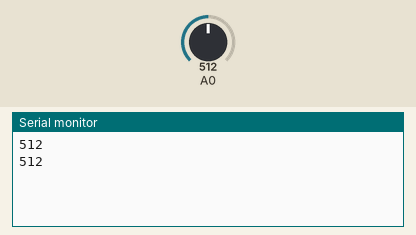
Simulated run of this sketch. Board: Arduino Uno, built with avr-gcc and run on an emulated ATmega328P. Shown: the last lines printed to the serial monitor. The test bench sets the inputs (shaded band); at power-on: A0 = 512.

Above: at 1.8 s.
1.9 s: A0 set to 716
At 2.8 s:
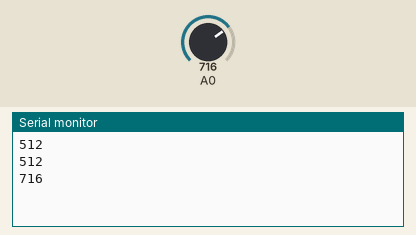
3.4 s: A0 set to 900
At 4.8 s:
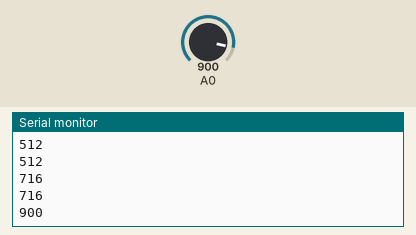
Timing chart, 0 to 6.4 s (numbered marks = the images above; inputs shaded):
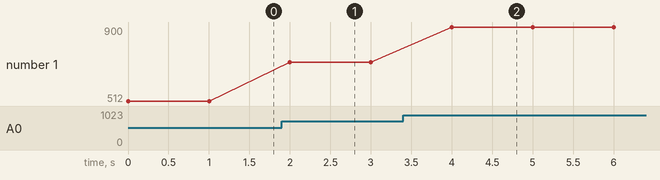

The sketch:

testesensordeluz.ino
```cpp
int luz;
void setup() {
  // put your setup code here, to run once:

  Serial.begin(9600);

}

void loop() {
  // put your main code here, to run repeatedly:
  luz = analogRead(A0);
  Serial.println(luz);
  delay(1000);

}
```

Measured:
- after the input at 1.9 s, the serial monitor: prints a new line after 0.10 s (image 1)
- after the input at 3.4 s, the serial monitor: prints a new line after 0.60 s (image 2)
- plotted number 1: 512 → 716 after the input at 1.9 s, 716 → 900 after the input at 3.4 s
